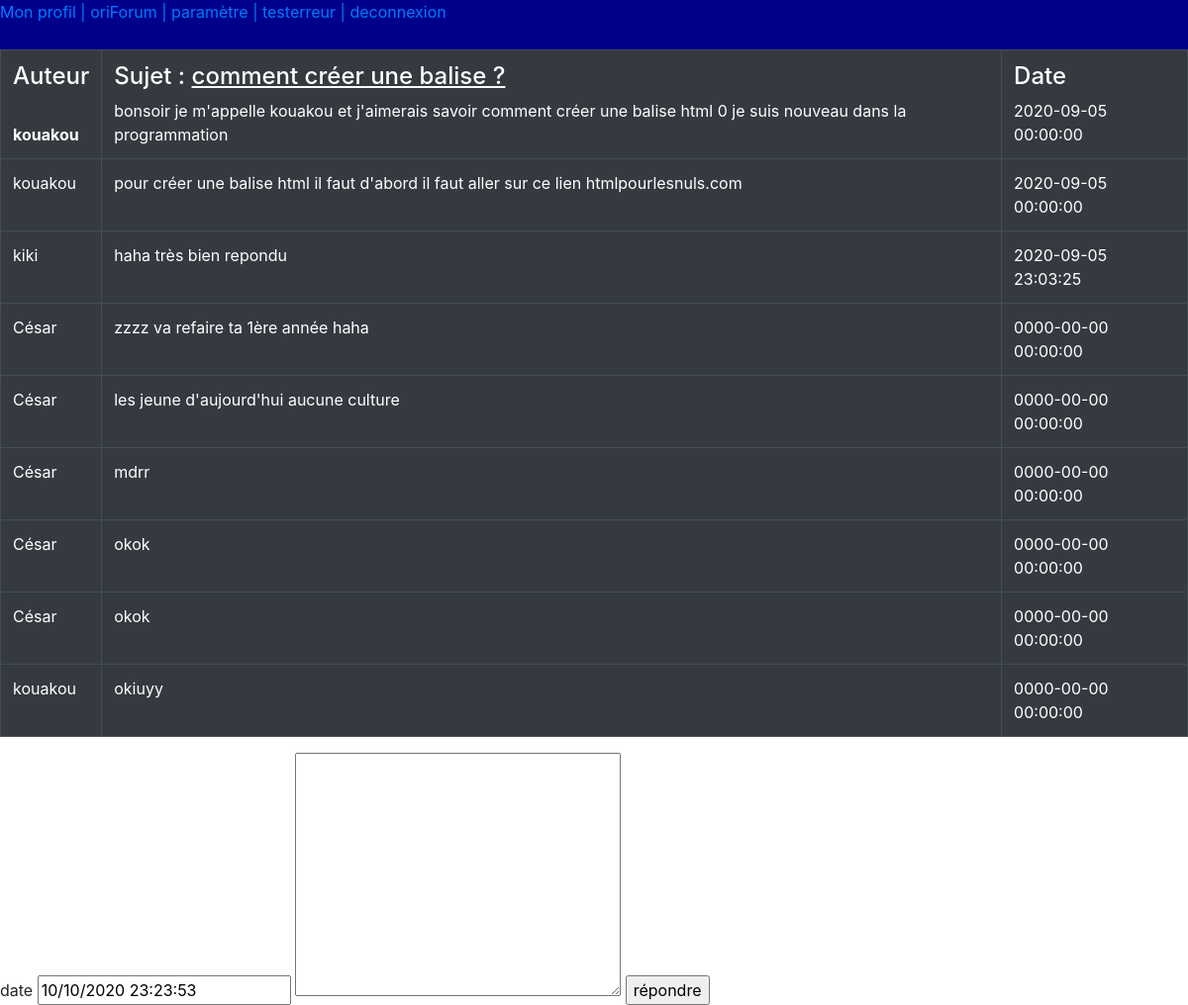
The page /php/mess.php?sujet=2 on the database its author committed.
### tables this page shows
CREATE TABLE `sujet` (
  `id_sujet` int(11) NOT NULL,
  `titre` varchar(255) NOT NULL,
  `contenu` varchar(255) NOT NULL,
  `date_creation` datetime NOT NULL,
  `id_souscategories` int(11) NOT NULL,
  `id_utilisateur` int(11) NOT NULL
);

CREATE TABLE `utilisateur` (
  `id_utilisateur` int(11) NOT NULL,
  `email_utilisateur` varchar(255) NOT NULL,
  `mdp_utilisateur` varchar(255) NOT NULL,
  `nom_utilisateur` varchar(50) NOT NULL,
  `prenom_utilisateur` varchar(255) NOT NULL,
  `sexe_utilisateur` varchar(1) NOT NULL,
  `datenaiss_utilisateur` date NOT NULL,
  `avatar` varchar(255) DEFAULT NULL,
  `num_utilisateur` int(11) DEFAULT NULL,
  `pseudo` varchar(255) DEFAULT 'anonyme'
);

CREATE TABLE `messages` (
  `id_message` int(11) NOT NULL,
  `contenu_mess` varchar(255) NOT NULL,
  `date_mess` datetime NOT NULL DEFAULT current_timestamp(),
  `id_utilisateur` int(11) NOT NULL,
  `id_sujet` int(11) NOT NULL
);

### php/mess.php (called while the page is built, shortened)
<?php
require_once('config.php');
$sujet=$db->prepare('SELECT * from sujet join utilisateur where id_sujet=? and sujet.id_utilisateur=utilisateur.id_utilisateur');
$mess=$db->prepare('SELECT * from messages join utilisateur  where id_sujet=? and messages.id_utilisateur=utilisateur.id_utilisateur ');
require('../views/mess.view.php');
?>

### php/menu.php (called while the page is built, shortened)
<?php
require('../includes/menu.include.php');
?>

### views/mess.view.php (the view, shortened to what this page needs)
<!DOCTYPE html>
<html lang="en">
<head>
    <link rel="stylesheet" href="../css/bootstrap.css">
</head>
<body>
<?php include('../php/menu.php') ?>
<form action="" method="post">
<table border='1px' cellspacing="0" class="table table-bordered  table-dark ">
<?php
    $sujet->execute(array($_GET['sujet']));
    $subcat='';
    while($s=$sujet->fetch())
    {
        $subcat .=$s['titre'] ;
?>
    <tr>
        <div>
            <th>
                <h4>Auteur</h4> <br>
                 <?= $s['nom_utilisateur'] ?>
            </th>
            <td>
               <nobr> <h4> Sujet : <u><?= $subcat ?></u></h4></nobr>
            <?= $s['contenu'] ?>
            </td>
            <td>
                <h4>Date</h4>
                <?= $s['date_creation'] ?>
            </td>
        </div>
    </tr>
<?php  }  ?>
<?php
    $mess->execute(array($_GET['sujet']));
    while($s=$mess->fetch())
    {
?>
    <tr>
            <td>
                 <?= $s['nom_utilisateur'] ?>
            </td>
            <td>
                <p><?= $s['contenu_mess'] ?></p>
            </td>
            <td>
                <?= $s['date_mess'] ?>
            </td>
    </tr>
<?php  }  ?>
</table>
<div>
date
<input type="datetime" name="date" id="" value="<?php echo date("d/m/Y H:i:s");?>">
<textarea name="reponse" id="" cols="30" rows="10"></textarea>
<input type="submit" value="répondre" name="envoyer">
</div>
</form>
</body>
</html>

### includes/menu.include.php (shortened to what this page needs)
<!DOCTYPE html>
<html lang="en">
<head>
    <link rel="stylesheet" href="../css/forum.css">
</head>
<body>
    <div class="menu">
        <a href="monprofil.php?id=<?= $_SESSION['id_utilisateur'] ?>">Mon profil |</a>
        <a href="forum.php?id=<?= $_SESSION['id_utilisateur'] ?>">oriForum |</a>
        <a href="parametre.php?id=<?= $_SESSION['id_utilisateur'] ?>">paramètre |</a>
        <a href="testerreur.php?id=<?= $_SESSION['id_utilisateur'] ?>">testerreur |</a>
        <a href="deconnexion.php">deconnexion</a>
    </div>
</body>
</html>

### css/forum.css (style rules this page uses)
.menu { height:50px; background:darkblue; }

### rows shown on the page
sujet: id_utilisateur.nom_utilisateur "kouakou", subcat "comment créer une balise ?", contenu "bonsoir je m'appelle kouakou et j'aimerais savoir comment créer une balise html 0 je suis nouveau dans la programmation", date_creation "2020-09-05 00:00:00"
messages: id_utilisateur.nom_utilisateur "kouakou", contenu_mess "pour créer une balise html il faut d'abord il faut aller sur ce lien htmlpourlesnuls.com", date_mess "2020-09-05 00:00:00"
messages: id_utilisateur.nom_utilisateur "kiki", contenu_mess "haha très bien repondu", date_mess "2020-09-05 23:03:25"
messages: id_utilisateur.nom_utilisateur "César", contenu_mess "zzzz va refaire ta 1ère année haha", date_mess "0000-00-00 00:00:00"
messages: id_utilisateur.nom_utilisateur "César", contenu_mess "les jeune d'aujourd'hui aucune culture", date_mess "0000-00-00 00:00:00"
messages: id_utilisateur.nom_utilisateur "César", contenu_mess "mdrr", date_mess "0000-00-00 00:00:00"
messages: id_utilisateur.nom_utilisateur "César", contenu_mess "okok", date_mess "0000-00-00 00:00:00"
messages: id_utilisateur.nom_utilisateur "César", contenu_mess "okok", date_mess "0000-00-00 00:00:00"
messages: id_utilisateur.nom_utilisateur "kouakou", contenu_mess "okiuyy", date_mess "0000-00-00 00:00:00"
